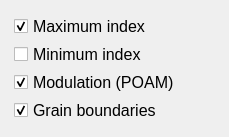
                            <widget class="QWidget" name="scrollAreaWidgetContents_6">
                             <property name="geometry">
                              <rect>
                               <x>0</x>
                               <y>0</y>
                               <width>229</width>
                               <height>117</height>
                              </rect>
                             </property>
                             <layout class="QVBoxLayout" name="verticalLayout_17">
                              <item>
                               <widget class="QWidget" name="widget_6" native="true">
                                <layout class="QVBoxLayout" name="verticalLayout_18">
                                 <property name="spacing">
                                  <number>3</number>
                                 </property>
                                 <property name="leftMargin">
                                  <number>3</number>
                                 </property>
                                 <property name="topMargin">
                                  <number>3</number>
                                 </property>
                                 <property name="rightMargin">
                                  <number>3</number>
                                 </property>
                                 <property name="bottomMargin">
                                  <number>3</number>
                                 </property>
                                 <item>
                                  <widget class="QCheckBox" name="checkBox_6">
                                   <property name="font">
                                    <font>
                                     <family>Arial</family>
                                     <pointsize>12</pointsize>
                                    </font>
                                   </property>
                                   <property name="text">
                                    <string>Maximum index</string>
                                   </property>
                                   <property name="checked">
                                    <bool>true</bool>
                                   </property>
                                  </widget>
                                 </item>
                                 <item>
                                  <widget class="QCheckBox" name="checkBox_8">
                                   <property name="font">
                                    <font>
                                     <family>Arial</family>
                                     <pointsize>12</pointsize>
                                    </font>
                                   </property>
                                   <property name="text">
                                    <string>Minimum index</string>
                                   </property>
                                  </widget>
                                 </item>
                                 <item>
                                  <widget class="QCheckBox" name="checkBox_20">
                                   <property name="font">
                                    <font>
                                     <family>Arial</family>
                                     <pointsize>12</pointsize>
                                    </font>
                                   </property>
                                   <property name="text">
                                    <string>Modulation (POAM)</string>
                                   </property>
                                   <property name="checked">
                                    <bool>true</bool>
                                   </property>
                                  </widget>
                                 </item>
                                 <item>
                                  <widget class="QCheckBox" name="checkBox_21">
                                   <property name="font">
                                    <font>
                                     <family>Arial</family>
                                     <pointsize>12</pointsize>
                                    </font>
                                   </property>
                                   <property name="text">
                                    <string>Grain boundaries</string>
                                   </property>
                                   <property name="checked">
                                    <bool>true</bool>
                                   </property>
                                  </widget>
                                 </item>
                                </layout>
                               </widget>
                              </item>
                             </layout>
                            </widget>
